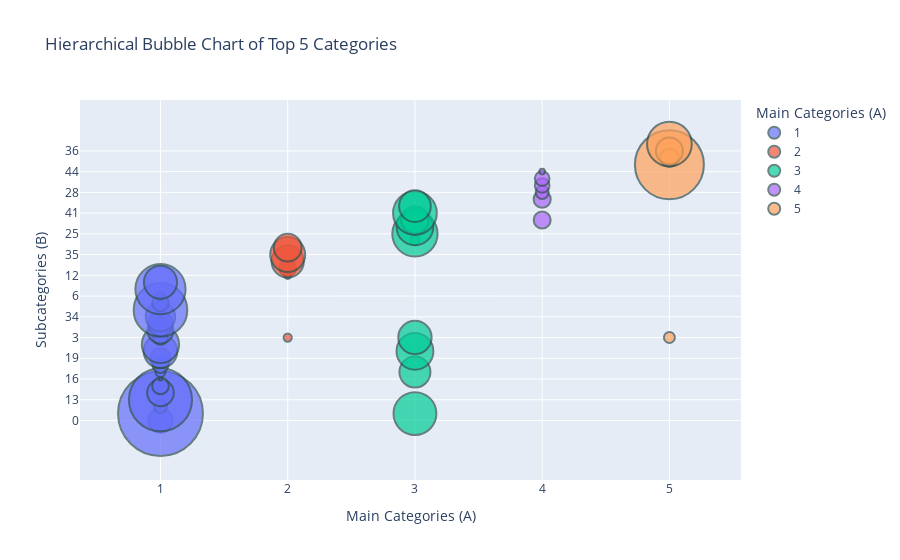

This figure's notebook cell:
### Code cell
import pandas as pd
import plotly.express as px

# Load the data
campaigns = pd.read_csv("../data/fpa/campaigns_fpa_filtered_final.csv")

# Split the logical_category into two parts: A and B
categories_split = campaigns['logical_category'].astype(str).str.split('.', expand=True)
campaigns['A'] = categories_split[0]
campaigns['B'] = categories_split[1]

# Count the occurrences of each A and B combination
category_counts = campaigns.groupby(['A', 'B']).size().reset_index(name='count')

# Count the total number of elements in each A category
total_counts = category_counts.groupby('A')['count'].sum().reset_index(name='total_count')

# Select the top 5 A categories based on the total count
top_5_categories = total_counts.nlargest(5, 'total_count')

# Filter category_counts to include only the top 5 A categories
filtered_counts = category_counts[category_counts['A'].isin(top_5_categories['A'])]

# Merge total_counts back with filtered_counts to scale the sizes
filtered_counts = filtered_counts.merge(total_counts, on='A')

# Create a bubble chart
fig = px.scatter(
    filtered_counts,
    x='A',  # Positioning categories along x-axis
    y='B',  # Positioning subcategories along y-axis
    size='count',  # Size of smaller bubbles corresponds to 'B' counts
    color='A',  # Different colors for each 'A' category
    size_max=60,  # Max size of the bubbles
    title="Hierarchical Bubble Chart of Top 5 Categories",
    labels={'A': 'Main Categories (A)', 'B': 'Subcategories (B)'},
    hover_data={'count': True, 'total_count': True}
)

# Add styling for better separation and understanding
fig.update_traces(marker=dict(line=dict(width=2, color='DarkSlateGrey')))

# Show the plot
fig.show()

### Figure 1 — Plotly figure (JSON) as saved in the notebook; plotly's stock layout.template omitted (floating-point values rounded to 4 significant figures)
{"data": [{"customdata": [[113, 4857], [1378, 4857], [31, 4857], [762, 4857], [136, 4857], [53, 4857], [2, 4857], [19, 4857], [47, 4857], [78, 4857], [215, 4857], [265, 4857], [41, 4857], [129, 4857], [115, 4857], [165, 4857], [550, 4857], [52, 4857], [14, 4857], [482, 4857], [210, 4857]], "hovertemplate": "Main Categories (A)=%{x}<br>Subcategories (B)=%{y}<br>count=%{customdata[0]}<br>total_count=%{customdata[1]}<extra></extra>", "legendgroup": "1", "marker": {"color": "#636efa", "line": {"color": "DarkSlateGrey", "width": 2}, "size": [113, 1378, 31, 762, 136, 53, 2, 19, 47, 78, 215, 265, 41, 129, 115, 165, 550, 52, 14, 482, 210], "sizemode": "area", "sizeref": 0.3828, "symbol": "circle"}, "mode": "markers", "name": "1", "orientation": "v", "showlegend": true, "type": "scatter", "x": ["1", "1", "1", "1", "1", "1", "1", "1", "1", "1", "1", "1", "1", "1", "1", "1", "1", "1", "1", "1", "1"], "xaxis": "x", "y": ["0", "1", "11", "13", "14", "15", "16", "17", "18", "19", "2", "21", "3", "32", "33", "34", "38", "39", "6", "7", "8"], "yaxis": "y"}, {"customdata": [[10, 655], [53, 655], [13, 655], [198, 655], [234, 655], [147, 655]], "hovertemplate": "Main Categories (A)=%{x}<br>Subcategories (B)=%{y}<br>count=%{customdata[0]}<br>total_count=%{customdata[1]}<extra></extra>", "legendgroup": "2", "marker": {"color": "#EF553B", "line": {"color": "DarkSlateGrey", "width": 2}, "size": [10, 53, 13, 198, 234, 147], "sizemode": "area", "sizeref": 0.3828, "symbol": "circle"}, "mode": "markers", "name": "2", "orientation": "v", "showlegend": true, "type": "scatter", "x": ["2", "2", "2", "2", "2", "2"], "xaxis": "x", "y": ["12", "22", "3", "31", "35", "5"], "yaxis": "y"}, {"customdata": [[352, 2376], [184, 2376], [260, 2376], [16, 2376], [392, 2376], [257, 2376], [213, 2376], [144, 2376], [366, 2376], [192, 2376]], "hovertemplate": "Main Categories (A)=%{x}<br>Subcategories (B)=%{y}<br>count=%{customdata[0]}<br>total_count=%{customdata[1]}<extra></extra>", "legendgroup": "3", "marker": {"color": "#00cc96", "line": {"color": "DarkSlateGrey", "width": 2}, "size": [352, 184, 260, 16, 392, 257, 213, 144, 366, 192], "sizemode": "area", "sizeref": 0.3828, "symbol": "circle"}, "mode": "markers", "name": "3", "orientation": "v", "showlegend": true, "type": "scatter", "x": ["3", "3", "3", "3", "3", "3", "3", "3", "3", "3"], "xaxis": "x", "y": ["1", "17", "2", "23", "25", "27", "3", "4", "41", "9"], "yaxis": "y"}, {"customdata": [[56, 232], [33, 232], [55, 232], [41, 232], [41, 232], [6, 232]], "hovertemplate": "Main Categories (A)=%{x}<br>Subcategories (B)=%{y}<br>count=%{customdata[0]}<br>total_count=%{customdata[1]}<extra></extra>", "legendgroup": "4", "marker": {"color": "#ab63fa", "line": {"color": "DarkSlateGrey", "width": 2}, "size": [56, 33, 55, 41, 41, 6], "sizemode": "area", "sizeref": 0.3828, "symbol": "circle"}, "mode": "markers", "name": "4", "orientation": "v", "showlegend": true, "type": "scatter", "x": ["4", "4", "4", "4", "4", "4"], "xaxis": "x", "y": ["24", "28", "4", "42", "43", "44"], "yaxis": "y"}, {"customdata": [[910, 1519], [65, 1519], [23, 1519], [139, 1519], [382, 1519]], "hovertemplate": "Main Categories (A)=%{x}<br>Subcategories (B)=%{y}<br>count=%{customdata[0]}<br>total_count=%{customdata[1]}<extra></extra>", "legendgroup": "5", "marker": {"color": "#FFA15A", "line": {"color": "DarkSlateGrey", "width": 2}, "size": [910, 65, 23, 139, 382], "sizemode": "area", "sizeref": 0.3828, "symbol": "circle"}, "mode": "markers", "name": "5", "orientation": "v", "showlegend": true, "type": "scatter", "x": ["5", "5", "5", "5", "5"], "xaxis": "x", "y": ["26", "29", "3", "36", "37"], "yaxis": "y"}], "layout": {"legend": {"itemsizing": "constant", "title": {"text": "Main Categories (A)"}, "tracegroupgap": 0}, "title": {"text": "Hierarchical Bubble Chart of Top 5 Categories"}, "xaxis": {"anchor": "y", "categoryarray": ["1", "2", "3", "4", "5"], "categoryorder": "array", "domain": [0, 1], "title": {"text": "Main Categories (A)"}}, "yaxis": {"anchor": "x", "domain": [0, 1], "title": {"text": "Subcategories (B)"}}}}
